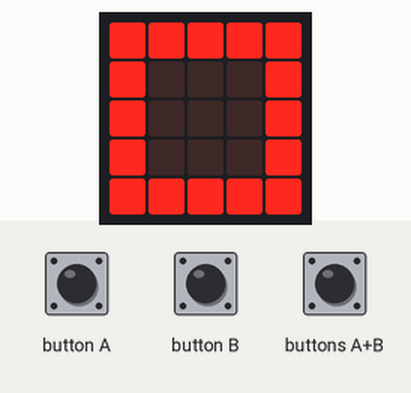
This program was run on a simulated BBC micro:bit (MakeCode). Shown: the board's 5×5 LED display. The test bench sets the inputs (shaded band).

Above: at 0.1 s.
1.9 s: buttons A+B pressed for 0.15 s
At 2.9 s:
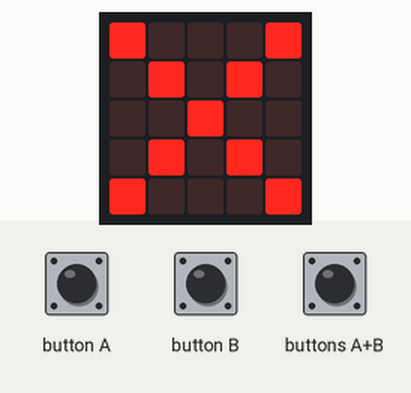
At 4.2 s:
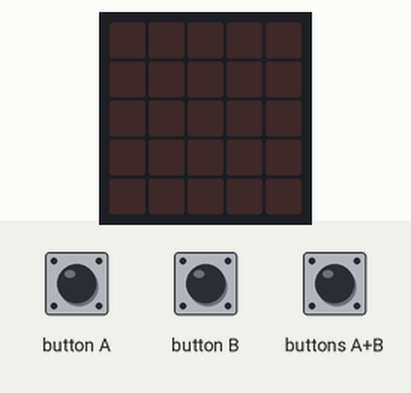
5.0 s: buttons A+B pressed for 1 s
Timing chart, 0 to 8.0 s (numbered marks = the images above; inputs shaded):
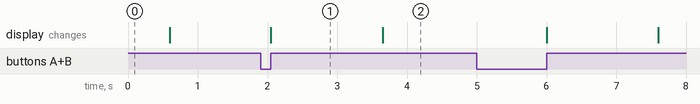

The program:

main.ts
```typescript
input.onButtonPressed(Button.AB, function () {
    datalogger.deleteLog(datalogger.DeleteType.Full)
    basic.showIcon(IconNames.No)
    basic.pause(1000)
    basic.clearScreen()
})
let sunis = 0
let thermis = 0
basic.showIcon(IconNames.Square)
datalogger.includeTimestamp(FlashLogTimeStampFormat.Minutes)
datalogger.setColumnTitles(
"Sun",
"therm"
)
while (0 == 0) {
    basic.clearScreen()
    basic.pause(60000)
    if (thermis != input.temperature() || sunis != Math.trunc(input.lightLevel() / 4)) {
        datalogger.log(
        datalogger.createCV("Sun", Math.trunc(input.lightLevel() / 4)),
        datalogger.createCV("therm", input.temperature())
        )
        thermis = input.temperature()
        sunis = Math.trunc(input.lightLevel() / 4)
        basic.showLeds(`
            . . . . .
            . . . . .
            . . # . .
            . . . . .
            . . . . .
            `)
    }
}
```

test.ts
```typescript
// οι δοκιμές πηγαίνουν εδώ, δεν θα γίνει εκτέλεση όταν αυτό το πακέτο χρησιμοποιηθεί ως επέκταση.
```

Measured:
- after the input at 1.9 s, the display: changes after 0.15 s (image 1)
- what the display in image 1 shows lasts 1.6 s, from 2.1 s to 3.7 s
